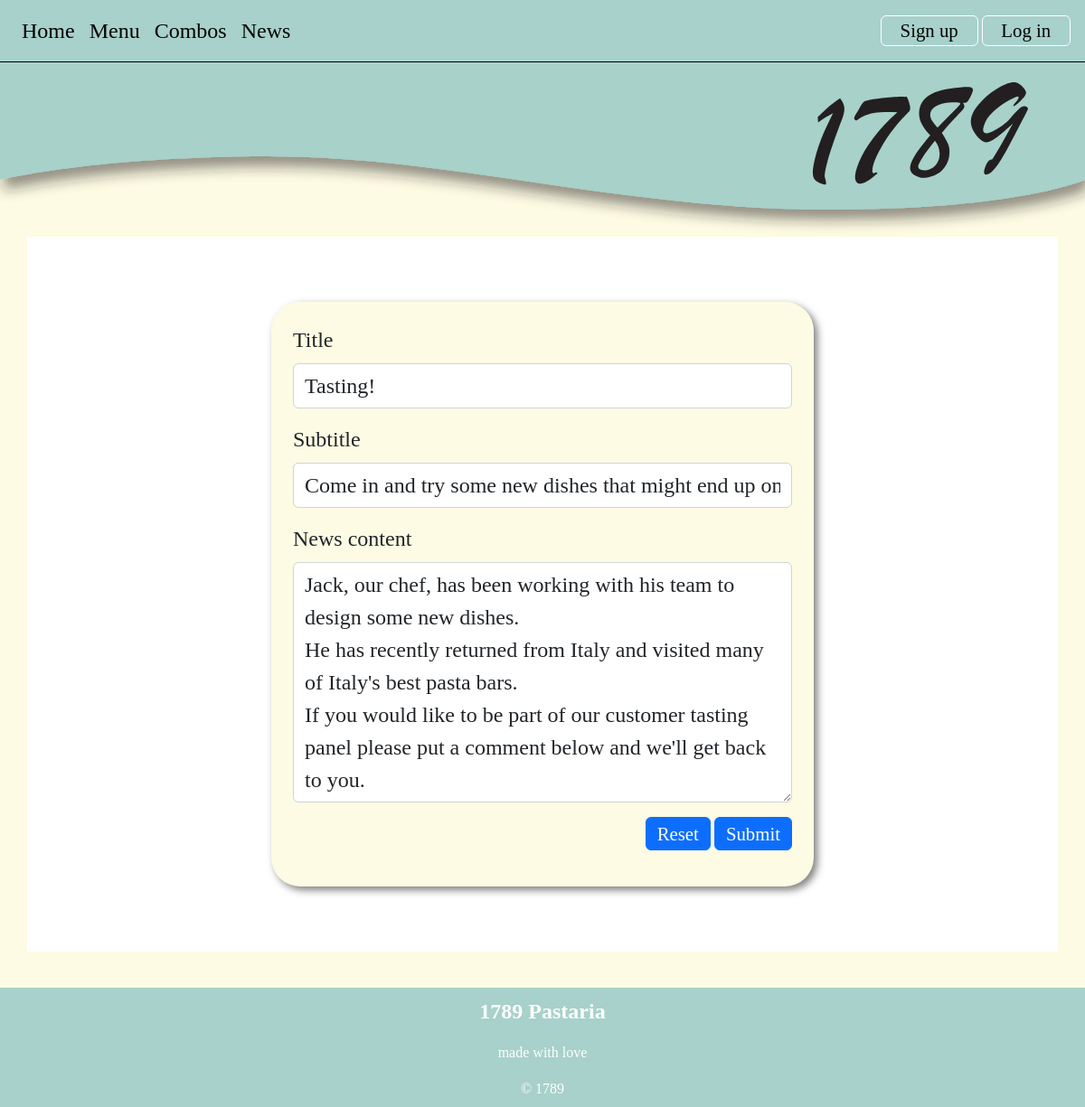
The page /news_cud?id=2&task=update on the database as committed earlier.
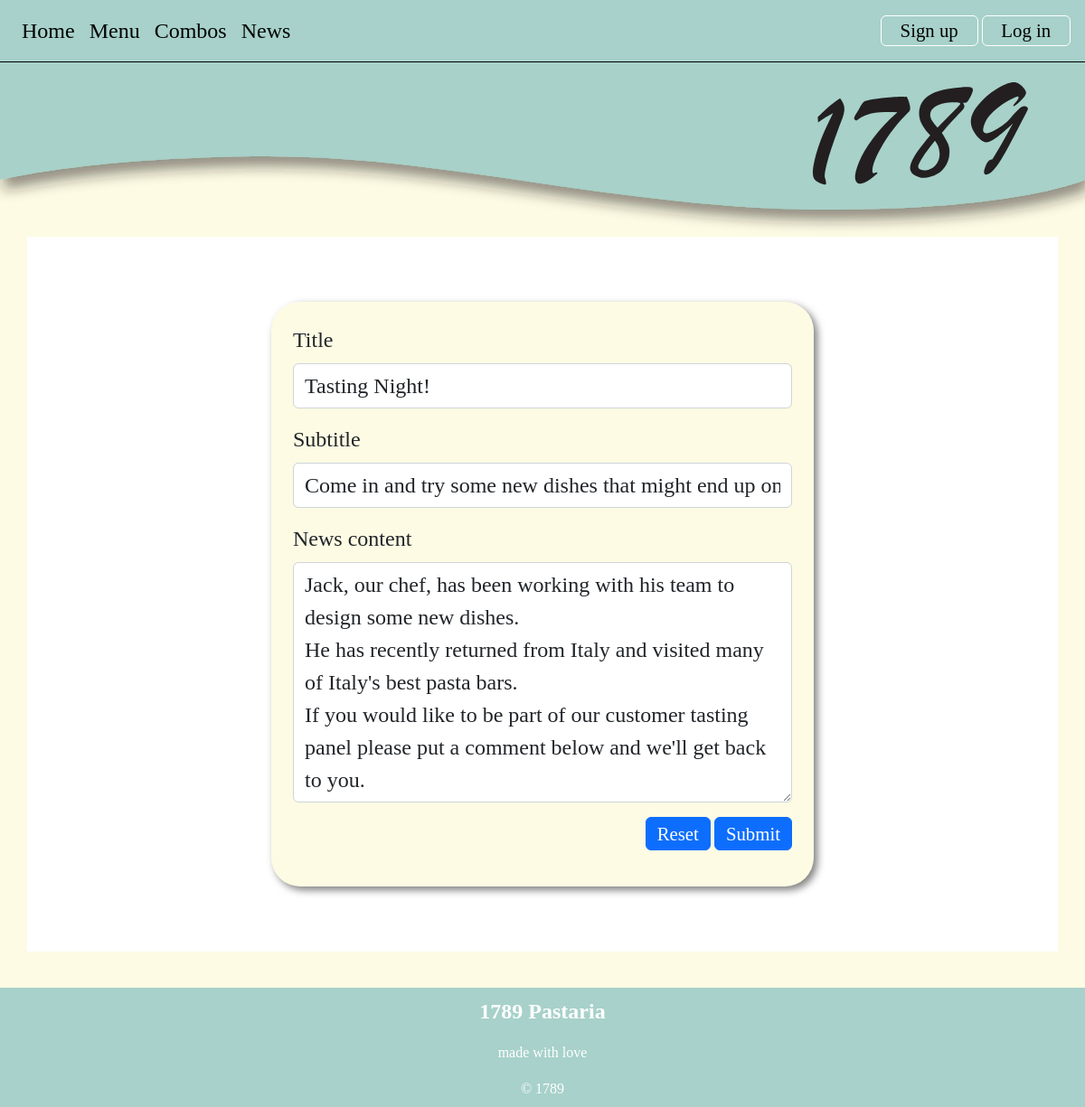
The same page on the database as committed later.
### tables this page shows
CREATE TABLE news(
    news_id integer primary key autoincrement not null,
    title text not null unique,
    subtitle text not null unique,
    content text not null unique,
    newsdate date not null,
    member_id date not null,
    foreign key(member_id) references member(member_id)
);

### server.py (the view, shortened to what this page needs)
@app.route('/news_cud', methods=['GET', 'POST'])
def news_cud():
    data = request.args
    print(data)
    required_keys = ['id','task']
    for k in required_keys:
        if k not in data.keys():
            message = "Do not know what to do with create read update on news (key not present)"
            return render_template('error.html', message=message)
    if request.method == "GET":
        if data['task'] == 'delete':
            sql = "delete from news where news_id =?"
            values_tuple = (data['id'],)
            result = run_commit_query(sql, values_tuple, db_path)
            return redirect(url_for('news'))
        elif data['task'] == 'update':
            sql = """ select title, subtitle, content from news where news_id=?"""
            values_tuple = (data['id'],)
            result = run_search_query_tuples(sql, values_tuple, db_path, True)
            result = result[0]
            return render_template("news_cud.html",
                                   title=result['title'],
                                   subtitle=result['subtitle'],
                                   content= result['content'],
                                   id=data['id'],
                                   task=data['task'])
        elif data['task'] == 'add':
            return render_template("news_cud.html", id=0, task=data['task'])
        else:
            message = "Do not know what to do with create read update on news (task not recognised)"
            return render_template('error.html', message=message)

### db_functions.py (called while the page is built)
def run_search_query_tuples(sql_query,values_tuple, file_path, rowfactory=False):
    result = None
    try:
        db = sqlite3.connect(file_path)
        if rowfactory:
            db.row_factory = sqlite3.Row
        cursor = db.cursor()
        cursor.execute(sql_query,values_tuple)
        result = cursor.fetchall()
        cursor.close()
    except sqlite3.Error as error:
        print("Error running search query tuples: {}".format(error))
        return None
    db.close()
    if result is None:
        print("No search values were found")
    return result

### templates/news_cud.html (shortened to what this page needs)
{% extends "layout.html" %}
{% block banner %}
static/images/small_banner.svg
{% endblock %}
{% block content %}
<div class="container-lg py-sm-5 py-1">
  <div class="news p-4 my-4">
    <form action="{{url_for('news_cud', id=id, task=task)}}" method="POST">
        <div>
            <label for="title" class="form-label">Title</label>
            <input type="text" class="form-control" id="title" name="title" placeholder="" value="{{title}}" required>
        </div>
        <div>
            <label for="subtitle" class="form-label">Subtitle</label>
            <input type="text" class="form-control" id="subtitle" name="subtitle" placeholder="" value="{{subtitle}}" required>
        </div>
        <div>
             <label for="content" class="form-label">News content</label>
            <textarea class="form-control" id="content" name="content" rows="7">{{content}}</textarea>
        </div>
        <div class="text-end">
            <button type="reset" class="btn btn-primary">Reset</button>
            <button  type="submit" class="btn btn-primary" >Submit</button>
        </div>
    </form>
  </div>
</div>
{% endblock %}

Rows that differ between the two databases and show on the page:
changed news "Come in and try some new dishes that might end up on our menu.": title "Tasting!" → "Tasting Night!"
